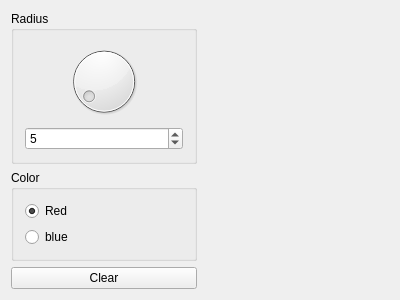
<?xml version="1.0" encoding="UTF-8"?>
<ui version="4.0">
 <class>Widget</class>
 <widget class="QWidget" name="Widget">
  <property name="geometry">
   <rect>
    <x>0</x>
    <y>0</y>
    <width>400</width>
    <height>300</height>
   </rect>
  </property>
  <property name="windowTitle">
   <string>Widget</string>
  </property>
  <layout class="QHBoxLayout" name="horizontalLayout">
   <item>
    <layout class="QVBoxLayout" name="verticalLayout_3">
     <item>
      <widget class="QGroupBox" name="groupBox">
       <property name="title">
        <string>Radius</string>
       </property>
       <layout class="QVBoxLayout" name="verticalLayout_2">
        <item>
         <widget class="QDial" name="radiusDial">
          <property name="value">
           <number>5</number>
          </property>
         </widget>
        </item>
        <item>
         <widget class="QSpinBox" name="radiusSpin">
          <property name="value">
           <number>5</number>
          </property>
         </widget>
        </item>
       </layout>
      </widget>
     </item>
     <item>
      <widget class="QGroupBox" name="Color">
       <property name="title">
        <string>Color</string>
       </property>
       <layout class="QVBoxLayout" name="verticalLayout">
        <item>
         <widget class="QRadioButton" name="red">
          <property name="text">
           <string>Red</string>
          </property>
          <property name="checked">
           <bool>true</bool>
          </property>
         </widget>
        </item>
        <item>
         <widget class="QRadioButton" name="blueRadio">
          <property name="text">
           <string>blue</string>
          </property>
         </widget>
        </item>
       </layout>
      </widget>
     </item>
     <item>
      <widget class="QPushButton" name="clearButton">
       <property name="text">
        <string>Clear</string>
       </property>
      </widget>
     </item>
    </layout>
   </item>
   <item>
    <widget class="Koleczka" name="paintWidget" native="true"/>
   </item>
  </layout>
 </widget>
 <layoutdefault spacing="6" margin="11"/>
 <customwidgets>
  <customwidget>
   <class>Koleczka</class>
   <extends>QWidget</extends>
   <header>koleczka.h</header>
   <container>1</container>
  </customwidget>
 </customwidgets>
 <resources/>
 <connections>
  <connection>
   <sender>radiusDial</sender>
   <signal>valueChanged(int)</signal>
   <receiver>radiusSpin</receiver>
   <slot>setValue(int)</slot>
   <hints>
    <hint type="sourcelabel">
     <x>116</x>
     <y>81</y>
    </hint>
    <hint type="destinationlabel">
     <x>119</x>
     <y>138</y>
    </hint>
   </hints>
  </connection>
  <connection>
   <sender>radiusSpin</sender>
   <signal>valueChanged(int)</signal>
   <receiver>radiusDial</receiver>
   <slot>setValue(int)</slot>
   <hints>
    <hint type="sourcelabel">
     <x>165</x>
     <y>144</y>
    </hint>
    <hint type="destinationlabel">
     <x>163</x>
     <y>102</y>
    </hint>
   </hints>
  </connection>
 </connections>
</ui>
